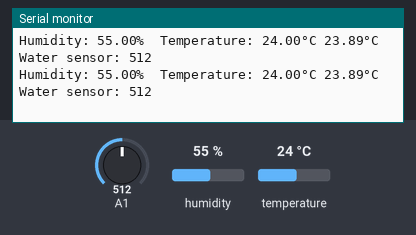
Bench run of a sketch on a simulated Arduino Uno, built with avr-gcc and run on an emulated ATmega328P. On the bench: the last lines printed to the serial monitor. Inputs (shaded band) come from the test bench; at power-on: A1 = 512, humidity 55 %, temperature 24 °C.

Above: at 19.8 s.
19.9 s: A1 set to 993
At 21.5 s:
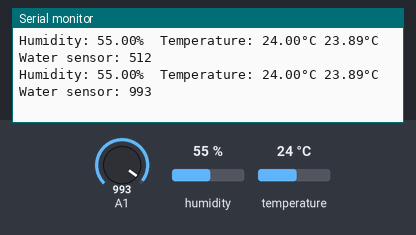
26.3 s: A1 set to 1011
At 27.7 s:
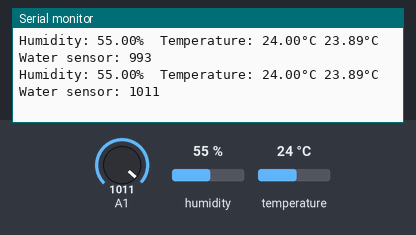
Timing chart, 0 to 29.3 s (numbered marks = the images above; inputs shaded):
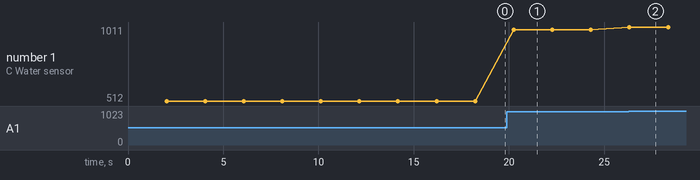

The sketch:

main.ino
```cpp
#include "DHT.h"

#define DHTPIN 8
#define DHTTYPE DHT11

DHT dht(DHTPIN, DHTTYPE);

void setup()
{
  Serial.begin(9600);
  Serial.write("DHTxx test!\n");

  dht.begin();
}

void loop()
{
  delay(2000);

  displayTheDhtStuff();
  displayTheWaterSensorStuff();
  Serial.print("\n");
}

void displayTheDhtStuff()
{
  float h = dht.readHumidity();
  float t = dht.readTemperature();
  float f = dht.readTemperature(true);

  if (isnan(h) || isnan(t) || isnan(f))
  {
    Serial.println("Failed to read from DHT sensor!");
    return;
  }

  float hic = dht.computeHeatIndex(t, h, false);

  Serial.print("Humidity: ");
  Serial.print(h);
  Serial.print("%  Temperature: ");
  Serial.print(t);
  Serial.print("°C ");
  Serial.print(hic);
  Serial.print("°C ");
}


void displayTheWaterSensorStuff()
{
  int waterSensor = analogRead(A1);
  Serial.print("Water sensor: ");
  Serial.print(waterSensor);
}
```

Measured:
- after the input at 19.9 s, the serial monitor: prints a new line after 0.35 s (image 1)
- after the input at 26.3 s, the serial monitor: prints a new line at once (image 2)
- plotted number 1: 512 → 993 after the input at 19.9 s, 993 → 1011 after the input at 26.3 s
